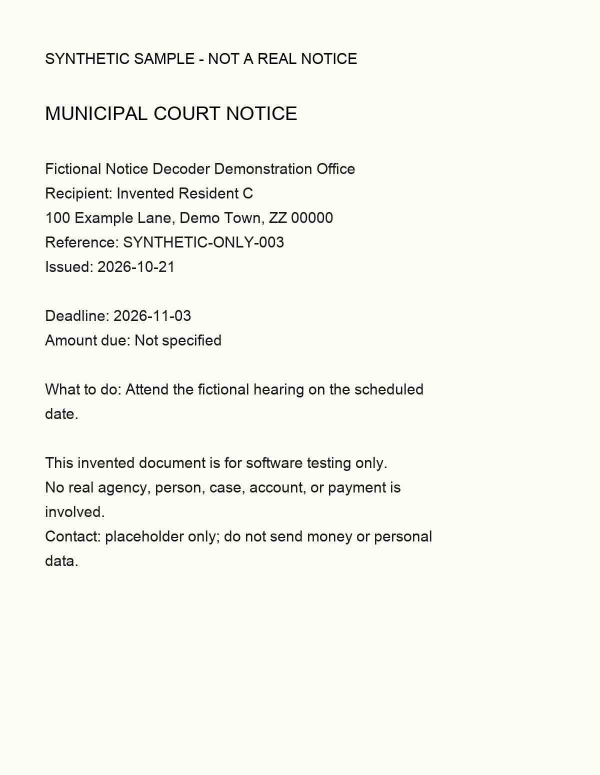
#> input picture eval/samples/degraded/court_01__compression.jpg, 1200 x 1550 px (shown at 1/2 size)
$ python -i preprocessed_reader.py   (imports and definitions only)
#> lines starting #> are read from the running program, lines starting #| are printed output that depends on the picture; after the words box and inside, x2 and y2 are one past the last pixel; in counts of white or black regions, pixels touching at a corner belong together
"""OpenCV preprocessing adapter; the original Tesseract reader stays intact."""

import math

import cv2
import numpy as np

from backend.readers import ReaderError, Reading, TesseractReader
from backend.reader_tokens import compare_candidates

PREPROCESSING = {
    "version": "opencv-v1", "median_kernel": 3, "adaptive_block": 51,
    "adaptive_constant": 15, "upscale": 2, "max_long_edge": 3200,
    "deskew_max_degrees": 10,
}


def estimate_skew(gray):
    """Estimate modest page tilt from many long, nearly horizontal text edges."""
    scale = min(1, 1000 / max(gray.shape))
#> scale = 0.645
    small = cv2.resize(gray, None, fx=scale, fy=scale, interpolation=cv2.INTER_AREA)
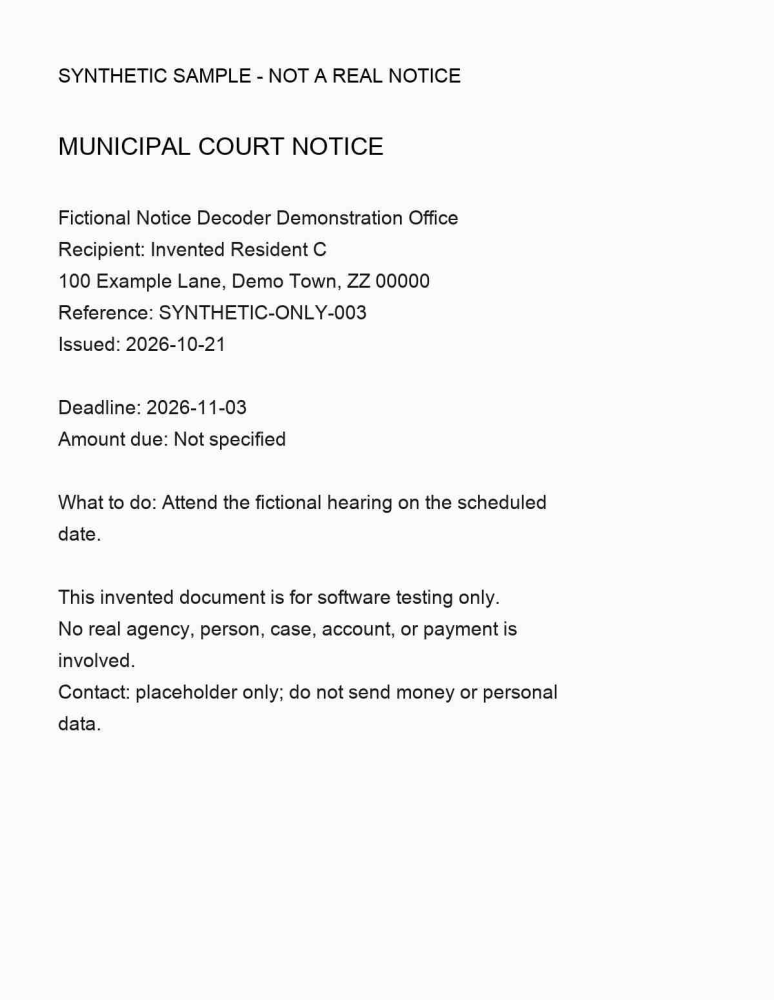
#> small: shape (1000, 774); min 0, max 255, mean 245.6
    binary = cv2.adaptiveThreshold(small, 255, cv2.ADAPTIVE_THRESH_GAUSSIAN_C,
                                   cv2.THRESH_BINARY, 31, 15)
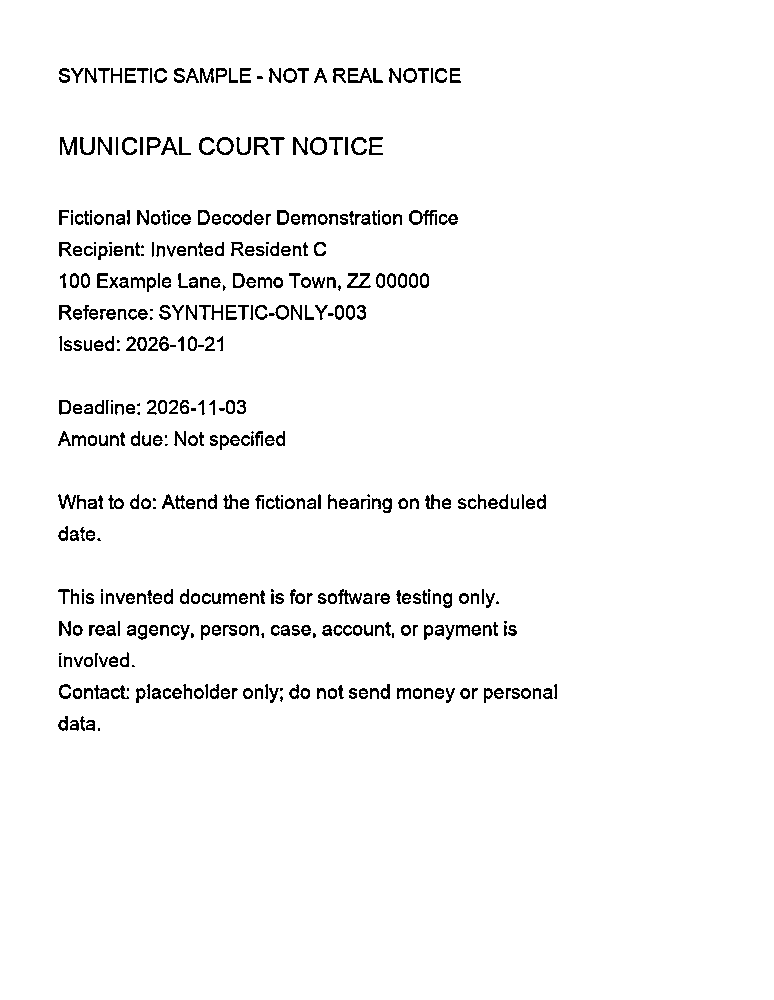
#> binary: shape (1000, 774); 96.7% white; black in thin lines or dots, all inside (x1, y1, x2, y2) = (58, 68, 557, 731)
    edges = cv2.Canny(binary, 50, 150)
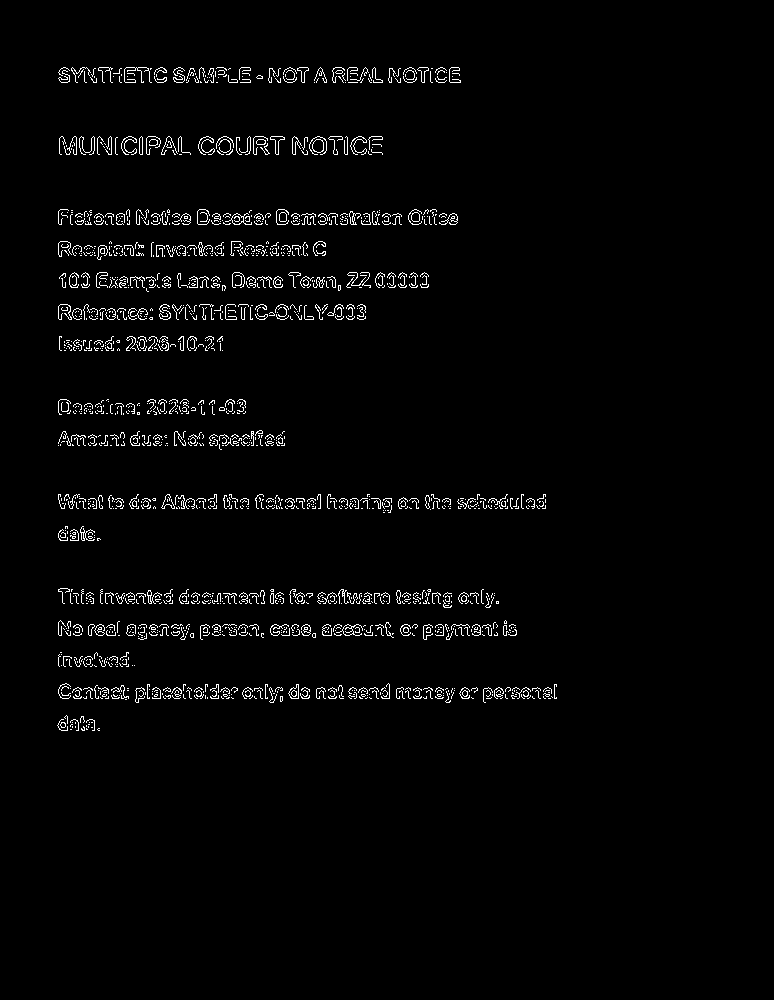
#> edges: shape (1000, 774); 2.2% white in thin lines or dots, all inside (x1, y1, x2, y2) = (57, 67, 557, 731)
    lines = cv2.HoughLinesP(edges, 1, np.pi / 1800, threshold=45,
                            minLineLength=45, maxLineGap=10)
#> lines = 264 rows, first 6: [62, 698, 556, 698], [133, 498, 448, 498], [59, 688, 554, 688], [164, 501, 545, 501], [63, 603, 449, 603], [136, 691, 554, 689]
    angles = []
    if lines is not None:
        for x1, y1, x2, y2 in lines[:, 0]:
            angle = math.degrees(math.atan2(int(y2) - int(y1), int(x2) - int(x1)))
            if abs(angle) <= PREPROCESSING["deskew_max_degrees"]:
                angles.append(angle)
#> this loop made 264 passes
#> (x1, y1, x2, y2, angle) on passes 1 to 3: (62, 698, 556, 698, 0), (133, 498, 448, 498, 0), (59, 688, 554, 688, 0)
#> after the loop, angles = 264 values, max 2.26 at index 109, min -9.16 at index 258, mean -0.122
    # Too little evidence means no automatic rotation, rather than a guess.
    return float(np.median(angles)) if len(angles) >= 5 else 0.0


# [25 lines left out: function preprocess, not called in this run]


class PreprocessedReader:
    name = "preprocessed"

    def __init__(self, command="tesseract"):
        self.engine = TesseractReader(command)

    # [17 lines left out: function read, not called in this run]

>>> import cv2
>>> picture = cv2.imread('../eval/samples/degraded/court_01__compression.jpg', cv2.IMREAD_GRAYSCALE)
>>> result = estimate_skew(picture)
#> result = 0

$ run again, on eval/samples/degraded/court_02__compression.jpg
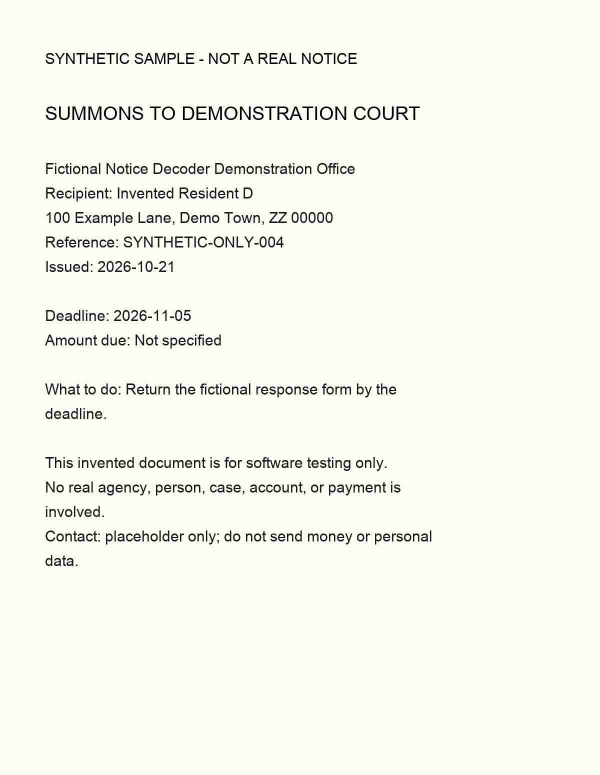
#> input picture eval/samples/degraded/court_02__compression.jpg, 1200 x 1550 px (shown at 1/2 size)
#> in estimate_skew, `binary = cv2.adaptiveThreshold(small, 255, cv2.ADAPTIVE_THRESH_GAUSSIA..`:
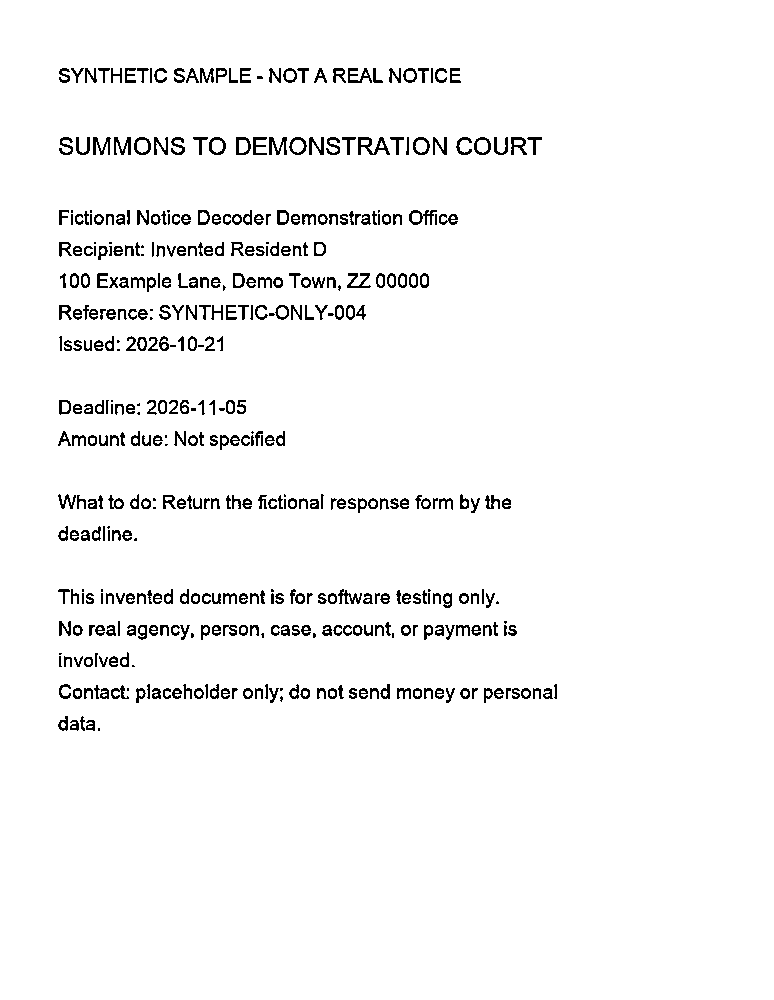
#> binary: shape (1000, 774); 96.5% white; black in thin lines or dots, all inside (x1, y1, x2, y2) = (58, 68, 557, 731)
#> in estimate_skew, `edges = cv2.Canny(binary, 50, 150)`:
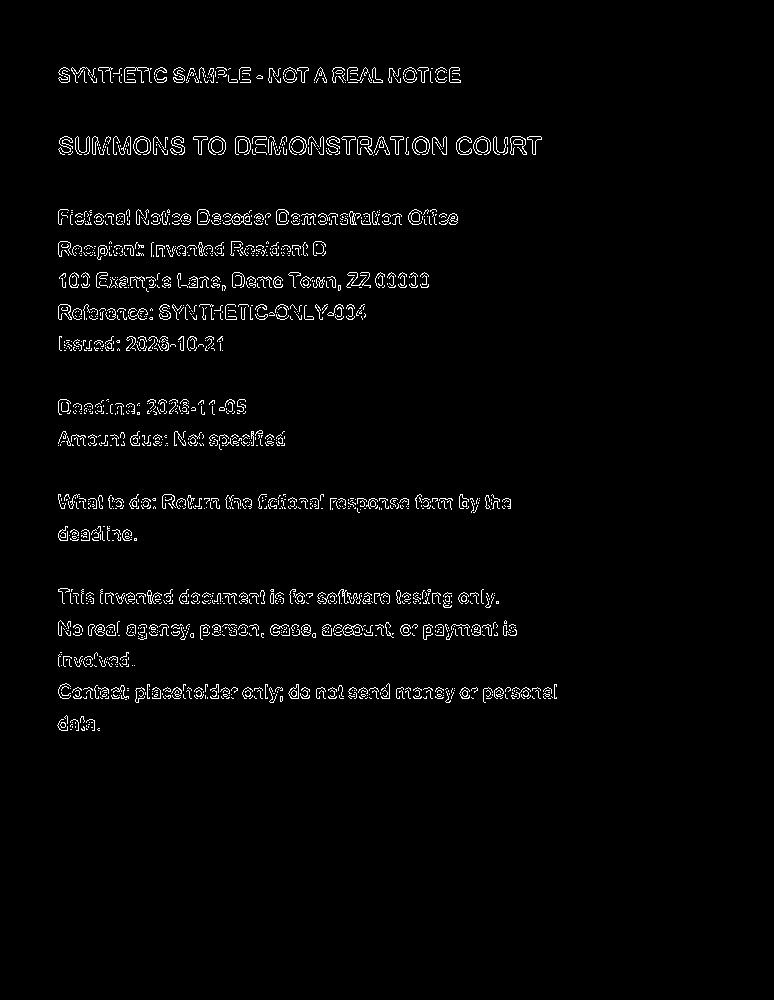
#> edges: shape (1000, 774); 2.3% white in thin lines or dots, all inside (x1, y1, x2, y2) = (57, 67, 557, 731)
#> lines = 283 rows, first 6: [59, 635, 261, 635], [62, 698, 556, 698], [59, 688, 554, 688], [63, 603, 449, 603], [269, 82, 460, 82], [273, 635, 390, 635]
#> the loop in estimate_skew, `for x1, y1, x2, y2 in lines[:, 0]:` made 283 passes
#> (x1, y1, x2, y2, angle) on passes 1 to 3: (59, 635, 261, 635, 0), (62, 698, 556, 698, 0), (59, 688, 554, 688, 0)
#> after the loop in estimate_skew, `for x1, y1, x2, y2 in lines[:, 0]:`: angles = 283 values, max 1.39 at index 68, min -6.54 at index 243, mean -0.201
#> result = 0

$ run again, on eval/samples/degraded/court_01__perspective.jpg
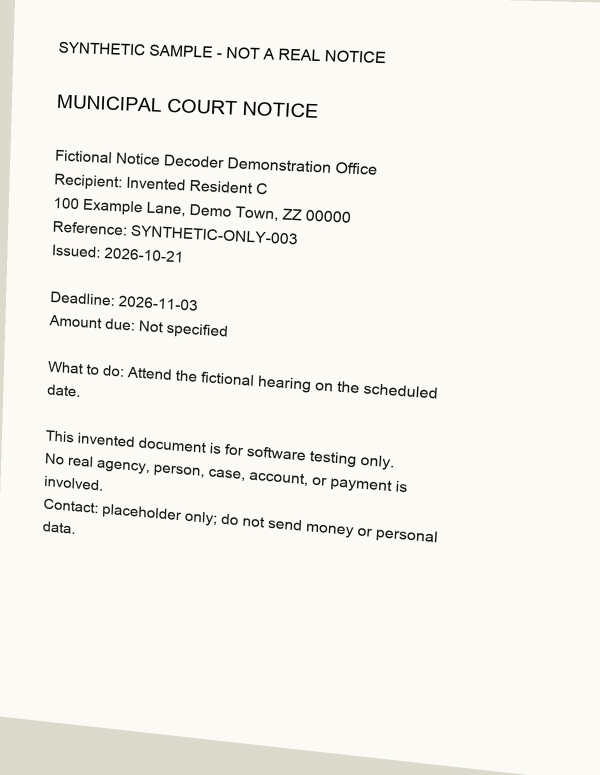
#> input picture eval/samples/degraded/court_01__perspective.jpg, 1200 x 1550 px (shown at 1/2 size)
#> in estimate_skew, `binary = cv2.adaptiveThreshold(small, 255, cv2.ADAPTIVE_THRESH_GAUSSIA..`:
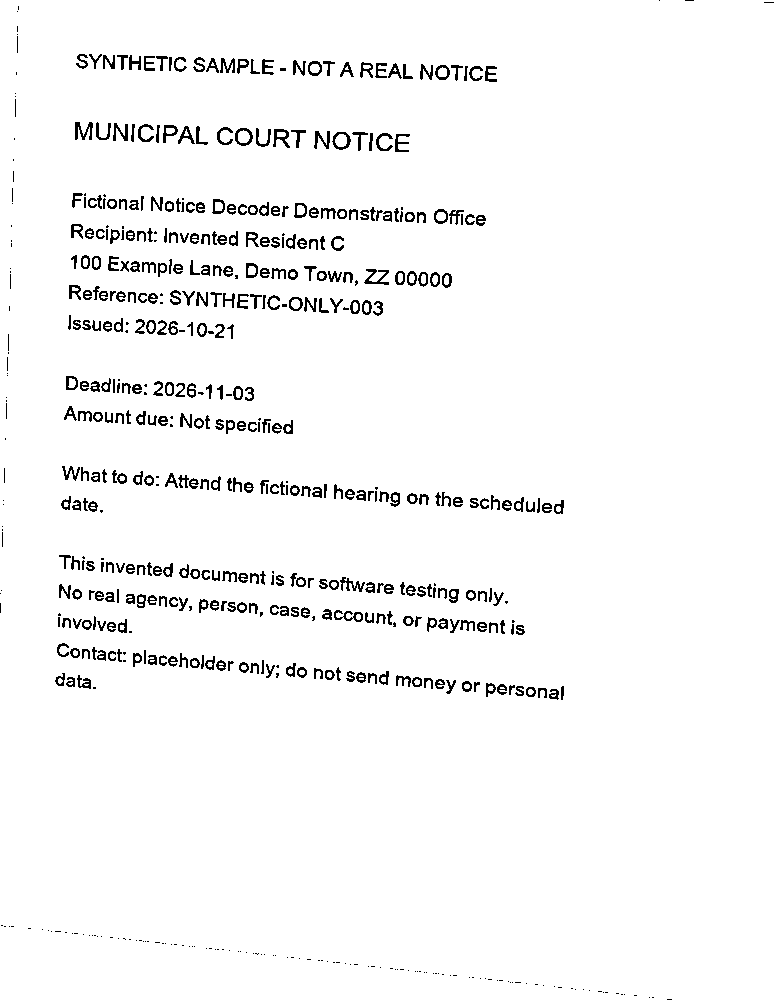
#> binary: shape (1000, 774); 96.6% white; black in thin lines or dots
#> in estimate_skew, `edges = cv2.Canny(binary, 50, 150)`:
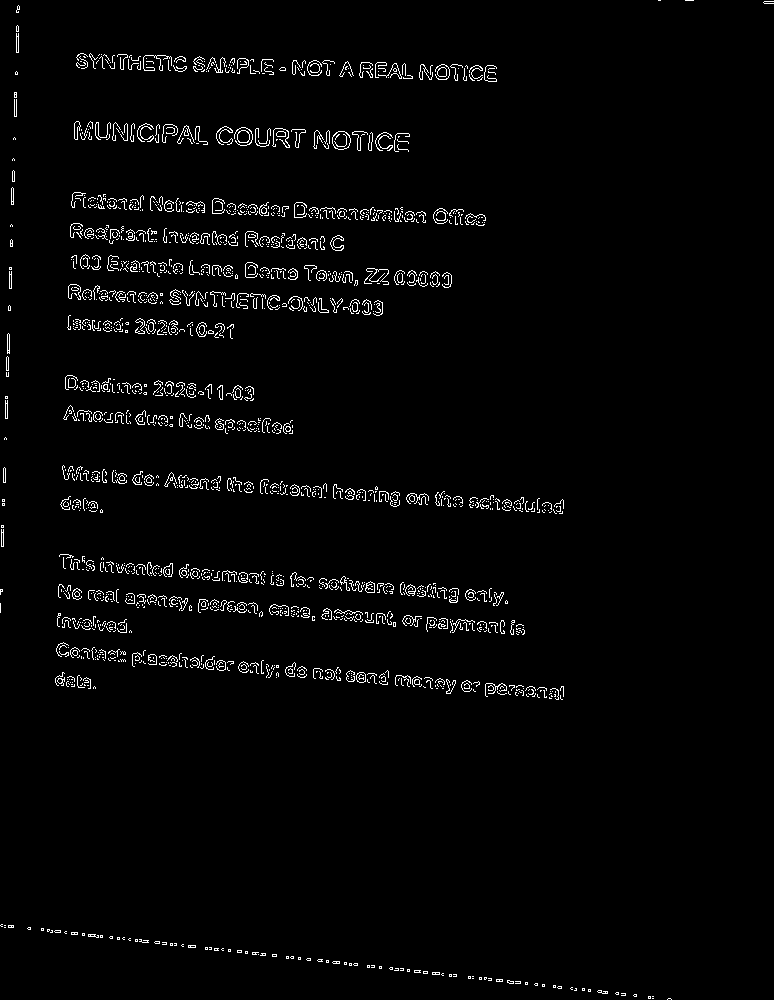
#> edges: shape (1000, 774); 2.3% white in thin lines or dots
#> lines = 249 rows, first 6: [30, 928, 456, 976], [291, 956, 357, 963], [240, 671, 562, 699], [13, 204, 14, 159], [57, 646, 563, 690], [63, 567, 507, 602]
#> the loop in estimate_skew, `for x1, y1, x2, y2 in lines[:, 0]:` made 249 passes
#> (x1, y1, x2, y2, angle) on passes 1 to 3: (30, 928, 456, 976, 6.43), (291, 956, 357, 963, 6.05), (240, 671, 562, 699, 4.97)
#> after the loop in estimate_skew, `for x1, y1, x2, y2 in lines[:, 0]:`: angles = 248 values, max 6.71 at index 152, min -4.86 at index 167, mean 3.22
#> result = 3.23
